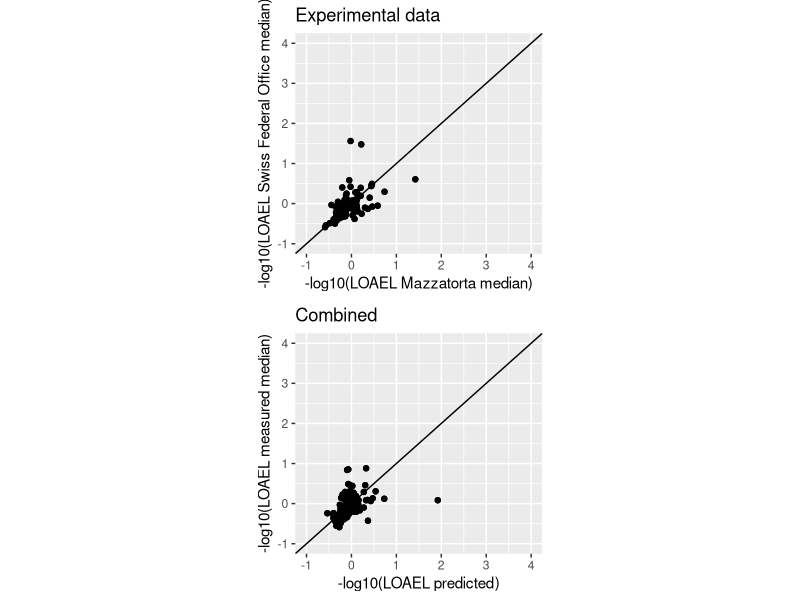

Here is the R script that generated this plot:
library(ggplot2)
library(grid)
library(gridExtra)

experimental <- read.csv("data/median-correlation.csv",header=T)
p1 = qplot(-log10(mazzatorta),-log10(swiss),data=experimental,xlab="-log10(LOAEL Mazzatorta median)",ylab="-log10(LOAEL Swiss Federal Office median)",main="Experimental data") + geom_point() + geom_abline(intercept=0.0) + xlim(-1,4) + ylim(-1,4)

training = read.csv("data/training-test-predictions.csv",header=T)

p2 = qplot(-log10(LOAEL_predicted),-log10(LOAEL_measured_median),data=training,xlab="-log10(LOAEL predicted)",ylab="-log10(LOAEL measured median)",main="Combined") + geom_point() + geom_abline(intercept=0.0)  + xlim(-1,4) + ylim(-1,4)

pdf('figure/test-correlation.pdf')
grid.arrange(p1,p2,ncol=1,respect=T)
dev.off()

